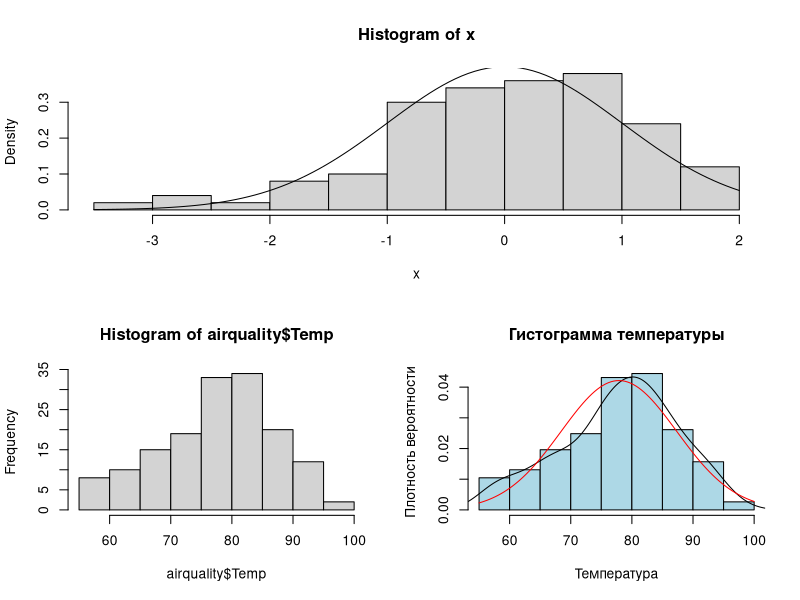

Write the R code that produced this figure.
# 1. Изучить метод  построения гистограммы. Изучили.
# 2. Построить гистограмму и эмпирическую функцию распределения непрерывных случайных величин.

# Случайные величины в нормальном распределении
layout(matrix(c(1,1,2,3), 2, 2, byrow = TRUE))

x <- rnorm(100,0,1)
x <- rnorm(100)
hist(x, freq = FALSE)
curve(dnorm(x), add = TRUE)

# 3. Построить эмпирическую функцию распределения и столбиковую диаграмму для дискретной случайной величины.

# Dataset про погоду в Нью-Йорке
# Столбиковая диаграмма частоты
hist(airquality$Temp)

# Столбиковая диаграмма распределения вероятности
hist(airquality$Temp, freq = FALSE, col = "lightblue",
     ylab = "Плотность вероятности", xlab = "Температура", main = "Гистограмма температуры")

# Кривая плотности вероятности + столбиковая диаграмма
lines(density(airquality$Temp))

# Кривая нормального распределения для сравнения
curve(dnorm(x, mean = mean(airquality$Temp, na.rm = TRUE),
             sd = sd(airquality$Temp, na.rm = TRUE)), add = TRUE, col = 'red')

# 4. Оценить долю наблюдений, лежащих в заданных границах с помощью гистограммы и эмпирической функции распределения. Оценили
